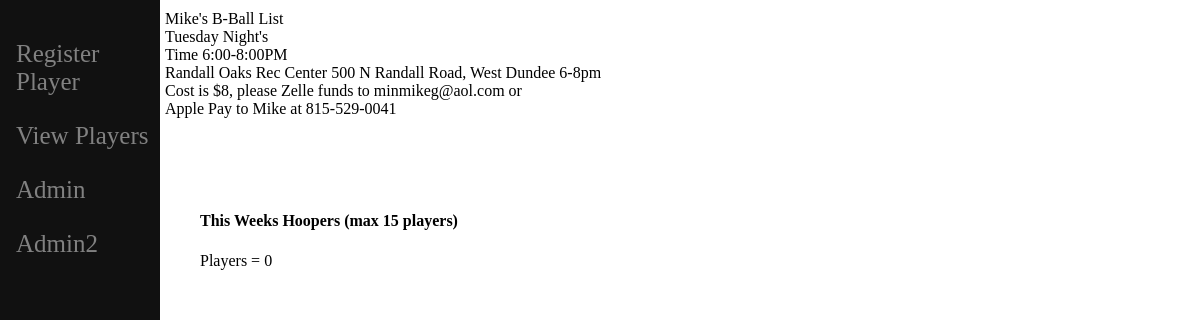
The app's page /, older data.
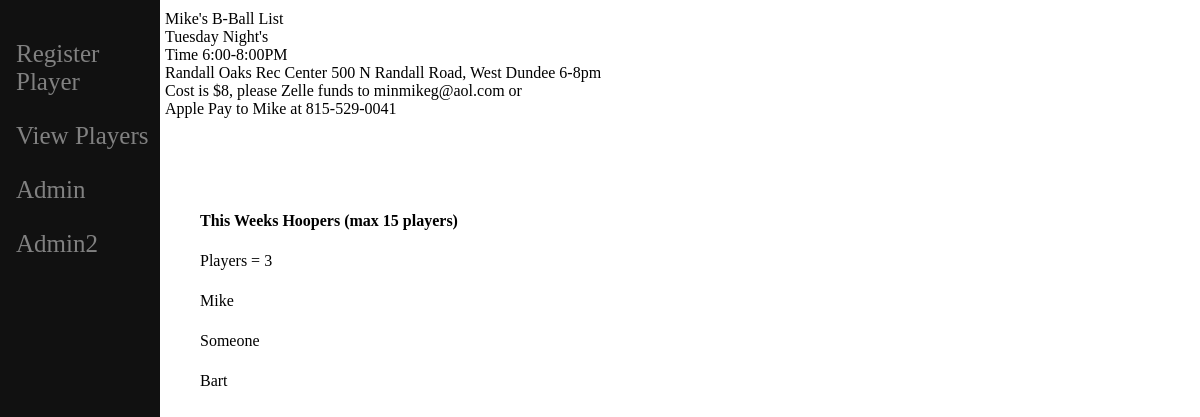
The same page, newer data.
### b_ball/models.py (models this page shows, shortened)
class Player(models.Model):
    player_name = models.CharField(max_length=30)
    player_email = models.CharField(max_length=30)
    player_cell = models.CharField(max_length=10)

### b_ball/views.py (the view)
# urls.py: path('', views.home, name='home'),
def home(request):
    players = Player.objects.all()
    number_of_players = Player.objects.all()
    count = len(number_of_players)
    return render(request, 'home.html', {'players': players,'count':count,})

### b_ball/templates/home.html
{% extends 'base.html' %}
{% block content %}
<html>
        <body>
                <div>
                <table>
                        <tr>
                                <th style="padding:10px;">This Weeks Hoopers (max 15 players)</th>
                        </tr>
                        <tr>
                                <td style = "padding:10px;">Players = {{count}}</td>
                        </tr>
                                {% for p in players %}
                        <tr>
                                <td style="padding:10px;">{{p.player_name}}</td>
                        </tr>
                                {% endfor %}
                </table>
                </div>
        </body>
</html>
{% endblock %}

### b_ball/templates/base.html (shortened to what this page needs)
{% load static %}
<!DOCTYPE html>
<html>
<head>
 </head>
 <body>
    <div class = "content">
        {% block content %}
        {% endblock %}
    </div>
    <div class = "sidenav">
        <a href = '/register_player/'>Register Player</a>
        <a href = '/'>View Players</a>
        <a href = '/admin/'>Admin</a>
        <a href = '/send_texts/'>Admin2</a>
    </div>
    <div class = "logo">
        <a> Mike's B-Ball List </a><br>
        <a> Tuesday Night's</a><br>
        <a>     Time 6:00-8:00PM     </a><br>
        <a>Randall Oaks Rec Center 500 N Randall Road, West Dundee 6-8pm</a><br>
        <a>Cost is $8, please Zelle funds to minmikeg@aol.com or</a><br>
        <a>Apple Pay to Mike at 815-529-0041</a>
    </div>
</body>
</html>

### b_ball/templates/base.html (style rules this page uses)
.sidenav { height:100%; width:160px; position:fixed; z-index:1; top:0; Left:0; background-color:#111; overflow-x:hidden; padding-top:20px; }
.sidenav a { padding: 20px 8px 6px 16px; text-decoration:none; font-size:25px; color: #818181; display:block; }
.logo { top:10px; position:fixed; Left:165px; z-index: 1; height:10%; width: 100%; }
.content { margin-top:200px; margin-left:180px; }

Row changes from the older to the newer data that the page shows:
added Player: player_name "Mike"
added Player: player_name "Someone"
added Player: player_name "Bart"
Text that changed along with them:
{{ count }}: "0" → "3"
